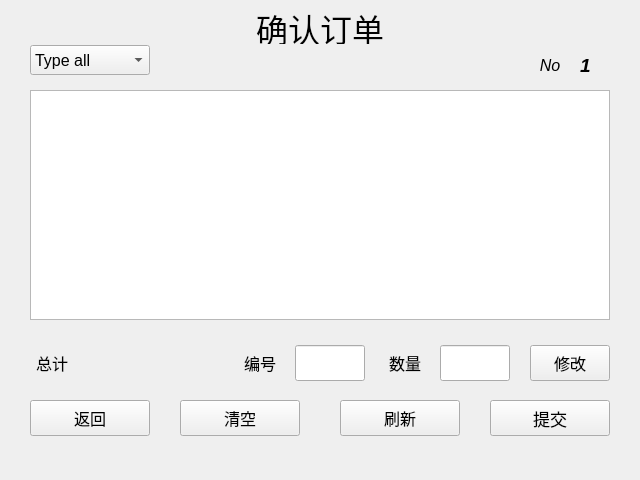
<ui version="4.0" >
 <class>myorder</class>
 <widget class="QWidget" name="myorder" >
  <property name="geometry" >
   <rect>
    <x>0</x>
    <y>0</y>
    <width>640</width>
    <height>480</height>
   </rect>
  </property>
  <property name="windowTitle" >
   <string>My order</string>
  </property>
  <widget class="QLabel" name="label_1" >
   <property name="geometry" >
    <rect>
     <x>200</x>
     <y>12</y>
     <width>240</width>
     <height>32</height>
    </rect>
   </property>
   <property name="font" >
    <font>
     <family>Bitstream Charter</family>
     <pointsize>24</pointsize>
    </font>
   </property>
   <property name="text" >
    <string>确认订单</string>
   </property>
   <property name="alignment" >
    <set>Qt::AlignCenter</set>
   </property>
  </widget>
  <widget class="QTableView" name="tableView" >
   <property name="geometry" >
    <rect>
     <x>30</x>
     <y>90</y>
     <width>580</width>
     <height>230</height>
    </rect>
   </property>
   <property name="font" >
    <font>
     <pointsize>10</pointsize>
    </font>
   </property>
  </widget>
  <widget class="QComboBox" name="comboBox" >
   <property name="geometry" >
    <rect>
     <x>30</x>
     <y>45</y>
     <width>120</width>
     <height>30</height>
    </rect>
   </property>
   <property name="font" >
    <font>
     <pointsize>12</pointsize>
    </font>
   </property>
   <item>
    <property name="text" >
     <string>Type all</string>
    </property>
   </item>
  </widget>
  <widget class="QLineEdit" name="lineEdit" >
   <property name="geometry" >
    <rect>
     <x>295</x>
     <y>345</y>
     <width>70</width>
     <height>36</height>
    </rect>
   </property>
   <property name="font" >
    <font>
     <pointsize>12</pointsize>
    </font>
   </property>
  </widget>
  <widget class="QLineEdit" name="lineEdit_3" >
   <property name="geometry" >
    <rect>
     <x>440</x>
     <y>345</y>
     <width>70</width>
     <height>36</height>
    </rect>
   </property>
   <property name="font" >
    <font>
     <pointsize>12</pointsize>
    </font>
   </property>
  </widget>
  <widget class="QWidget" name="horizontalLayout" >
   <property name="geometry" >
    <rect>
     <x>-10</x>
     <y>110</y>
     <width>2</width>
     <height>2</height>
    </rect>
   </property>
   <layout class="QHBoxLayout" />
  </widget>
  <widget class="QPushButton" name="pushButton_3" >
   <property name="geometry" >
    <rect>
     <x>530</x>
     <y>345</y>
     <width>80</width>
     <height>36</height>
    </rect>
   </property>
   <property name="font" >
    <font>
     <pointsize>12</pointsize>
    </font>
   </property>
   <property name="text" >
    <string>修改</string>
   </property>
  </widget>
  <widget class="QPushButton" name="pushButton_5" >
   <property name="geometry" >
    <rect>
     <x>490</x>
     <y>400</y>
     <width>120</width>
     <height>36</height>
    </rect>
   </property>
   <property name="font" >
    <font>
     <pointsize>13</pointsize>
    </font>
   </property>
   <property name="text" >
    <string>提交</string>
   </property>
  </widget>
  <widget class="QPushButton" name="pushButton_6" >
   <property name="geometry" >
    <rect>
     <x>30</x>
     <y>400</y>
     <width>120</width>
     <height>36</height>
    </rect>
   </property>
   <property name="font" >
    <font>
     <pointsize>12</pointsize>
    </font>
   </property>
   <property name="text" >
    <string>返回</string>
   </property>
  </widget>
  <widget class="QPushButton" name="pushButton_7" >
   <property name="geometry" >
    <rect>
     <x>180</x>
     <y>400</y>
     <width>120</width>
     <height>36</height>
    </rect>
   </property>
   <property name="font" >
    <font>
     <pointsize>12</pointsize>
    </font>
   </property>
   <property name="text" >
    <string>清空</string>
   </property>
  </widget>
  <widget class="QLabel" name="label_5" >
   <property name="geometry" >
    <rect>
     <x>240</x>
     <y>345</y>
     <width>40</width>
     <height>36</height>
    </rect>
   </property>
   <property name="font" >
    <font>
     <pointsize>12</pointsize>
    </font>
   </property>
   <property name="text" >
    <string>编号</string>
   </property>
   <property name="alignment" >
    <set>Qt::AlignCenter</set>
   </property>
  </widget>
  <widget class="QLabel" name="label_6" >
   <property name="geometry" >
    <rect>
     <x>385</x>
     <y>345</y>
     <width>40</width>
     <height>36</height>
    </rect>
   </property>
   <property name="font" >
    <font>
     <pointsize>12</pointsize>
    </font>
   </property>
   <property name="text" >
    <string>数量</string>
   </property>
   <property name="alignment" >
    <set>Qt::AlignCenter</set>
   </property>
  </widget>
  <widget class="QLabel" name="label_3" >
   <property name="geometry" >
    <rect>
     <x>36</x>
     <y>345</y>
     <width>36</width>
     <height>36</height>
    </rect>
   </property>
   <property name="font" >
    <font>
     <pointsize>12</pointsize>
    </font>
   </property>
   <property name="text" >
    <string>总计</string>
   </property>
   <property name="alignment" >
    <set>Qt::AlignLeading|Qt::AlignLeft|Qt::AlignVCenter</set>
   </property>
  </widget>
  <widget class="QLabel" name="label_total" >
   <property name="geometry" >
    <rect>
     <x>90</x>
     <y>345</y>
     <width>120</width>
     <height>36</height>
    </rect>
   </property>
   <property name="font" >
    <font>
     <pointsize>12</pointsize>
    </font>
   </property>
   <property name="text" >
    <string/>
   </property>
  </widget>
  <widget class="QPushButton" name="pushButton_4" >
   <property name="geometry" >
    <rect>
     <x>340</x>
     <y>400</y>
     <width>120</width>
     <height>36</height>
    </rect>
   </property>
   <property name="font" >
    <font>
     <pointsize>12</pointsize>
    </font>
   </property>
   <property name="text" >
    <string>刷新</string>
   </property>
  </widget>
  <widget class="QLabel" name="label_2" >
   <property name="geometry" >
    <rect>
     <x>530</x>
     <y>50</y>
     <width>40</width>
     <height>30</height>
    </rect>
   </property>
   <property name="font" >
    <font>
     <pointsize>12</pointsize>
     <italic>true</italic>
     <underline>false</underline>
    </font>
   </property>
   <property name="text" >
    <string>No</string>
   </property>
   <property name="alignment" >
    <set>Qt::AlignCenter</set>
   </property>
  </widget>
  <widget class="QLabel" name="label_deskno" >
   <property name="geometry" >
    <rect>
     <x>580</x>
     <y>50</y>
     <width>30</width>
     <height>30</height>
    </rect>
   </property>
   <property name="font" >
    <font>
     <pointsize>14</pointsize>
     <weight>75</weight>
     <italic>true</italic>
     <bold>true</bold>
    </font>
   </property>
   <property name="text" >
    <string>1</string>
   </property>
  </widget>
 </widget>
 <resources/>
 <connections/>
</ui>
